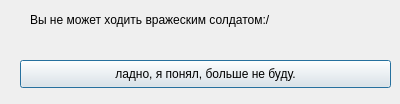
<?xml version="1.0" encoding="UTF-8"?>
<ui version="4.0">
 <class>Dialog</class>
 <widget class="QDialog" name="Dialog">
  <property name="geometry">
   <rect>
    <x>0</x>
    <y>0</y>
    <width>400</width>
    <height>104</height>
   </rect>
  </property>
  <property name="windowTitle">
   <string>Dialog</string>
  </property>
  <widget class="QLabel" name="label">
   <property name="geometry">
    <rect>
     <x>30</x>
     <y>10</y>
     <width>351</width>
     <height>20</height>
    </rect>
   </property>
   <property name="text">
    <string>Вы не может ходить вражеским солдатом:/</string>
   </property>
  </widget>
  <widget class="QPushButton" name="go_to_button">
   <property name="geometry">
    <rect>
     <x>20</x>
     <y>60</y>
     <width>371</width>
     <height>28</height>
    </rect>
   </property>
   <property name="text">
    <string>ладно, я понял, больше не буду.</string>
   </property>
  </widget>
 </widget>
 <resources/>
 <connections/>
</ui>
